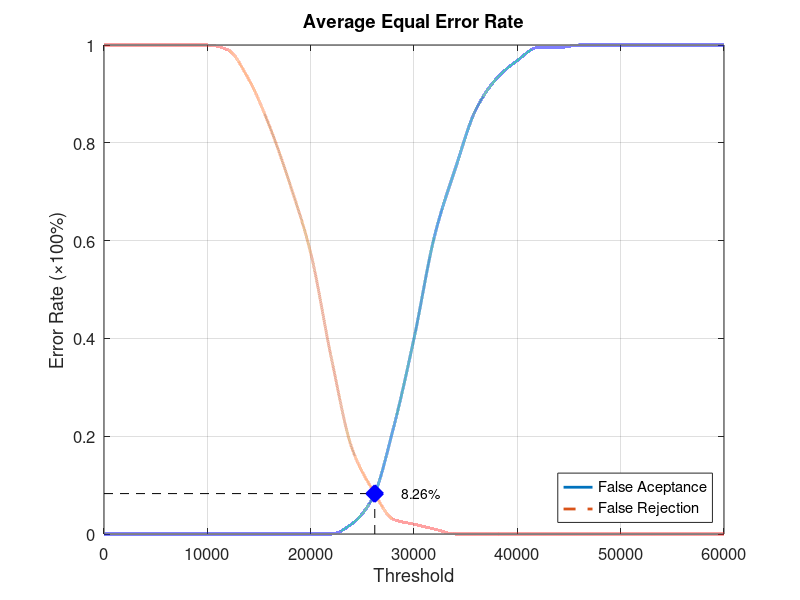
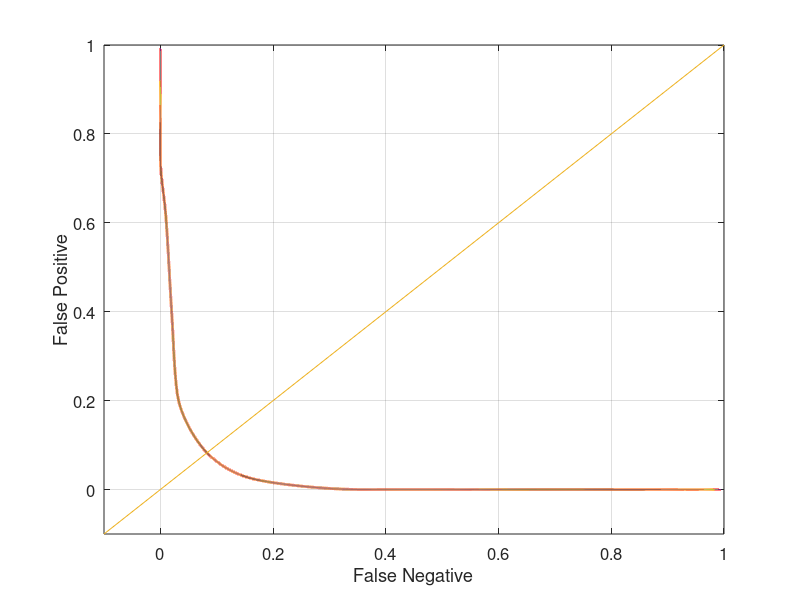

MATLAB code to generate these figures, in order:
function yEER = Database3_3
close all;
clear;
clc;
x = 0:2000:60000;
xq = 0:0.5:60000;

y0 = [0 0 0 0 0 0 0 0 0 0 0 0 0.0210526 0.0736842 0.215789 0.4 0.610526 0.747368 0.868421 0.931579 0.968421 0.994737 0.994737 1 1 1 1 1 1 1 1];
yy0 = interp1(x, y0, xq, 'pchip');
y1 = [1 1 1 1 1 1 0.99 0.93 0.835 0.715 0.575 0.36 0.175 0.09 0.03 0.02 0.01 0 0 0 0 0 0 0 0 0 0 0 0 0 0];
yy1 = interp1(x, y1, xq, 'pchip');

% Calculating EER: 
y2 = abs(y0 - y1);
find(y2 == min(y2))
yy2 = abs(yy0 - yy1);
xEER = find(yy2 == min(yy2));
xEERIndex = xq(xEER) % X-axis EER
yEER = yy0(xEER) % Y-axis EER

main = figure
plot(xq, yy0,'-','LineWidth', 2);	hold on
plot(xq, yy1,'--','LineWidth', 2);	hold on
plot([xEERIndex xEERIndex], [0 yEER], 'k--');	hold on
plot([0 xEERIndex], [yEER yEER], 'k--');	hold on
plot(xEERIndex, yEER, 'bx', 'LineWidth', 10);	hold on
text(xEERIndex + 10 * xEERIndex / 100, yEER, [num2str(round((10000 * yEER)) / 100) '%'])
legend('False Aceptance', 'False Rejection', 'Location', 'SouthEast')
xlabel('Threshold')
ylabel('Error Rate (\times100%)')
title('Average Equal Error Rate')
set(gca, 'FontSize', 12)
axis([0 60000 0 1])
grid on

print(main, 'Database3_3Main', '-dpng');
FNRxFPR = figure('Color', [1 1 1]);
plot(yy1, yy0, '-', yy1, yy0, 'LineWidth', 2);
hold on
y = -0.1:0.1:1
plot(y, y); 
set(gca, 'FontSize', 12)
xlabel('False Negative')
ylabel('False Positive')
axis([-0.1 1 -0.1 1])
set(gca, 'FontSize', 12)
grid on

print(FNRxFPR, 'Database3_3FNRxFPR','-dpng');
end
